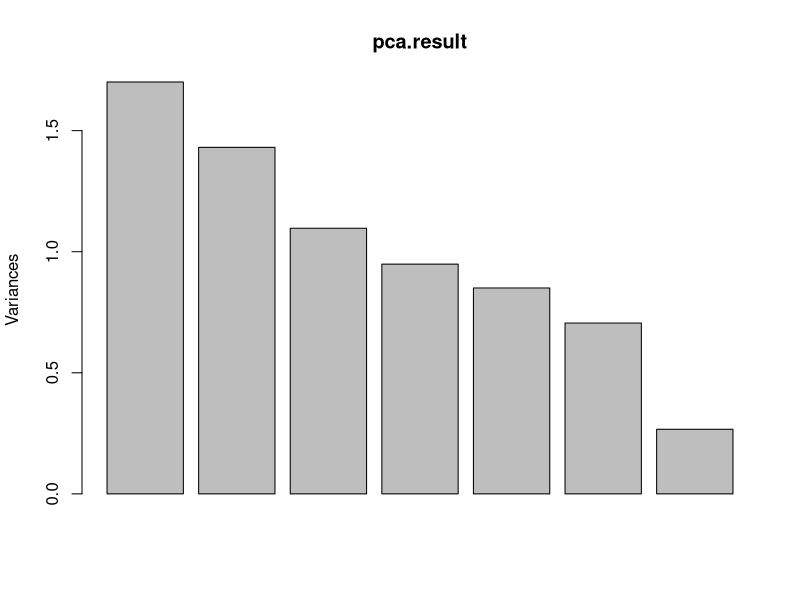
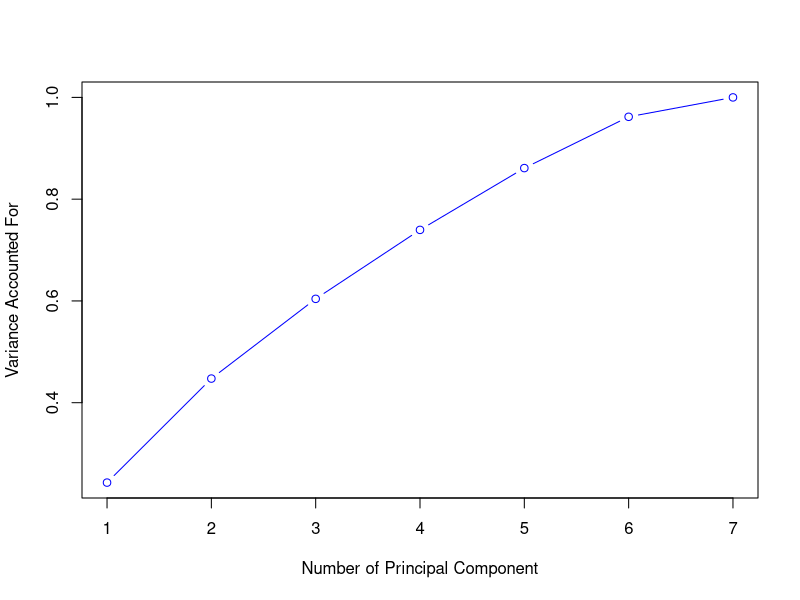
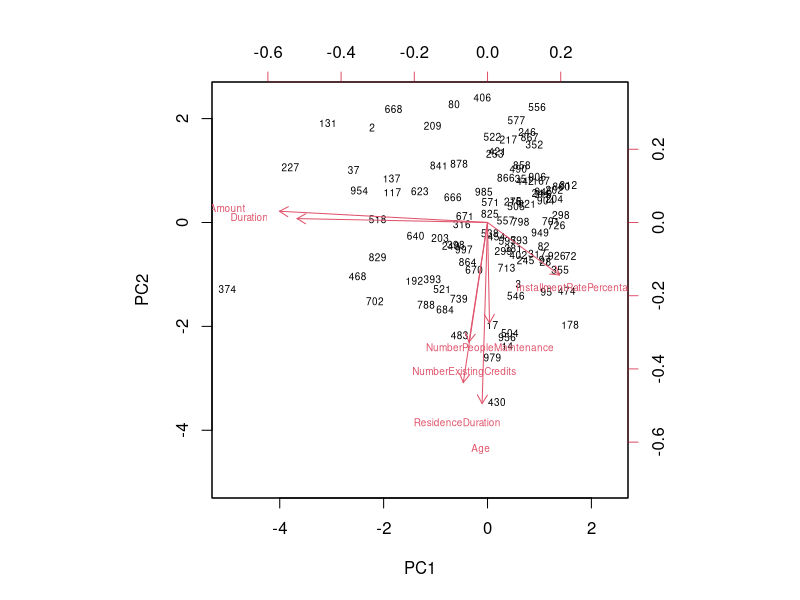
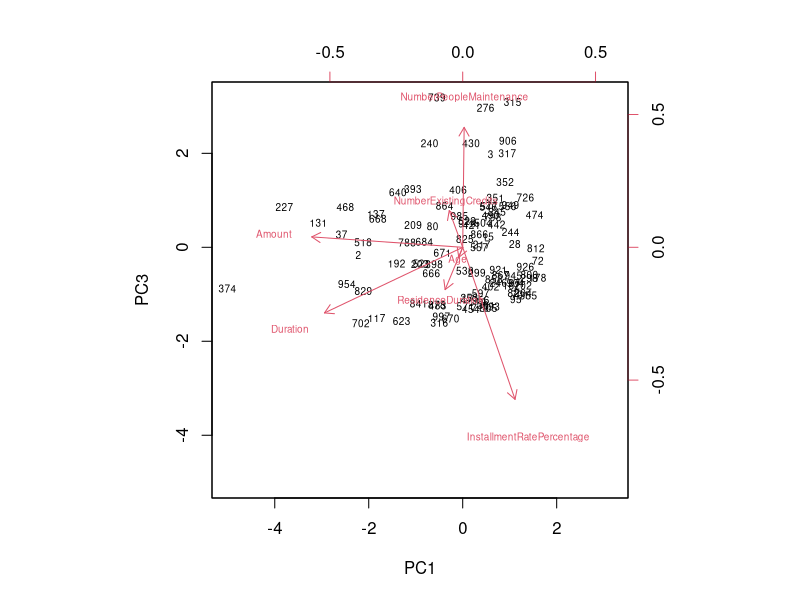
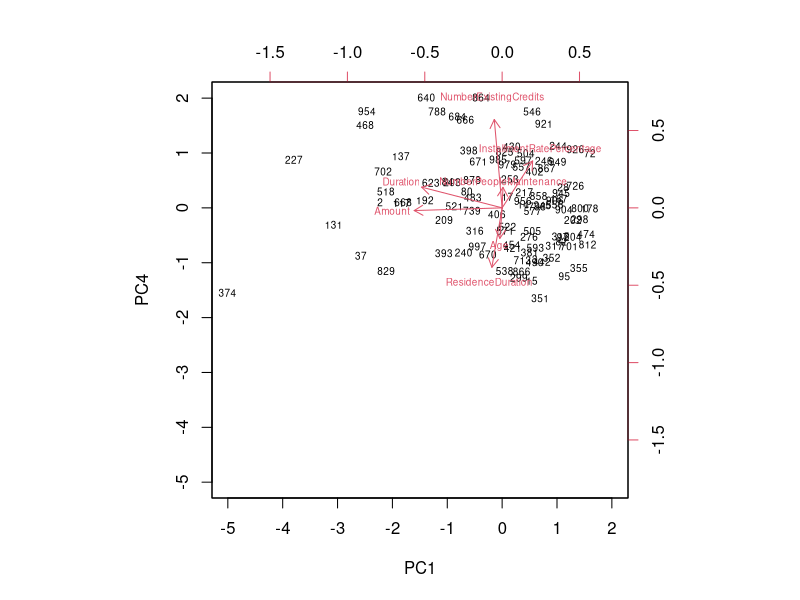
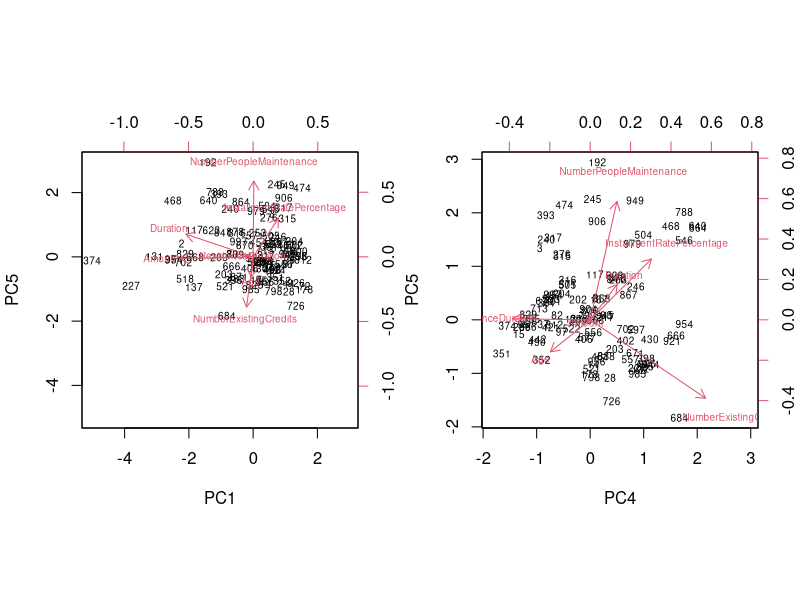
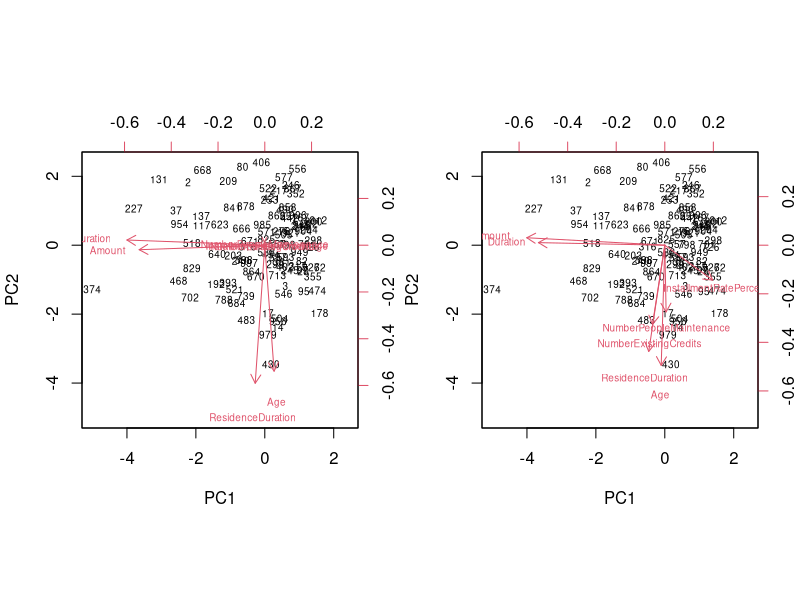
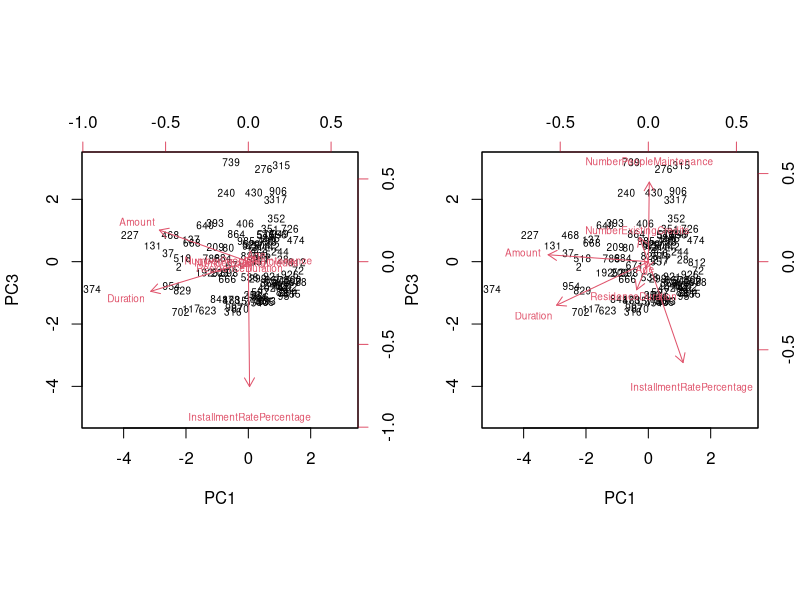

R code for these plots, in order:
## ---- chunk 1
library(caret)
data("GermanCredit")
## ---- chunk 2
set.seed(101)
train.indexes = sample(nrow(GermanCredit), size=0.7*nrow(GermanCredit))

gc.train = GermanCredit[train.indexes,1:7]
gc.test= GermanCredit[-train.indexes,1:7]
## ---- chunk 3
train.mean = apply(gc.train,2,mean)
train.sd = apply(gc.train,2,sd)

gc.test.scaled = gc.test

for (i in 1:length(gc.test$Duration)){
  gc.test.scaled[i,] = (gc.test[i,]-train.mean)/train.sd
}

## ---- chunk 4
pca.result = prcomp(gc.train,scale=TRUE) 
plot(pca.result)
## ---- chunk 5
cumsum(pca.result$sdev^2/sum(pca.result$sdev^2))
plot(cumsum(pca.result$sdev^2/sum(pca.result$sdev^2)),type = 'b', col = 'blue', 
                xlab = 'Number of Principal Component',
                ylab = 'Variance Accounted For')
## ---- chunk 6
#pca.result$rotation
# biplot(pca.result$x,pca.result$rotation, cex=0.6) 
biplot(pca.result$x[1:100,c(1,2)],pca.result$rotation[,c(1,2)], cex=0.6) # 100 ppl make figure easy to read

# why - sign on the course slide
# rotation is loading
## ---- chunk 7
#par(mfrow = c(1, 2))
biplot(pca.result$x[1:100,c(1,3)],pca.result$rotation[,c(1,3)], cex=0.6) 
#biplot(pca.result$x[1:100,c(2,3)],pca.result$rotation[,c(2,3)], cex=0.6) 
## ---- chunk 8
biplot(pca.result$x[1:100,c(1,4)],pca.result$rotation[,c(1,4)], cex=0.6) 
## ---- chunk 9
par(mfrow = c(1, 2))
biplot(pca.result$x[1:100,c(1,5)],pca.result$rotation[,c(1,5)], cex=0.6) 
biplot(pca.result$x[1:100,c(4,5)],pca.result$rotation[,c(4,5)], cex=0.6) 
## ---- chunk 10
round(t(pca.result$rotation) %*% pca.result$rotation,2)
## ---- chunk 11
round(cov(pca.result$x),2)
round(cor(pca.result$x),2)
round(t(pca.result$x) %*% pca.result$x ,2)
## ---- chunk 12
predicted.score = predict(pca.result, newdata = gc.test)
## ---- chunk 13
predicted.test= round(predicted.score[,1:5] %*% t(pca.result$rotation[,1:5]),2) #automatically scaled
head(predicted.test) 
## ---- chunk 14
cor(data.frame(as.vector(t(gc.test.scaled)),as.vector(t(predicted.test))))
## ---- chunk 15
cor(as.vector(t(gc.test.scaled)),as.vector(t(predicted.test)))^2 
# You can try as.vector(t(test)). Please note that, if you want to do it by columns you should use unlist(test).
## ---- chunk 16
rotated = varimax(pca.result$rotation[,1:5])

(rotated.loadings = rotated$loadings)

## ---- chunk 17
par(mfrow = c(1, 2))
biplot(pca.result$x[1:100,c(1,2)],rotated.loadings[,c(1,2)], cex=0.6) 
biplot(pca.result$x[1:100,c(1,2)],pca.result$rotation[,c(1,2)], cex=0.6)

## ---- chunk 18
par(mfrow = c(1, 2))
biplot(pca.result$x[1:100,c(1,3)],rotated.loadings[,c(1,3)], cex=0.6) 
biplot(pca.result$x[1:100,c(1,3)],pca.result$rotation[,c(1,3)], cex=0.6)

